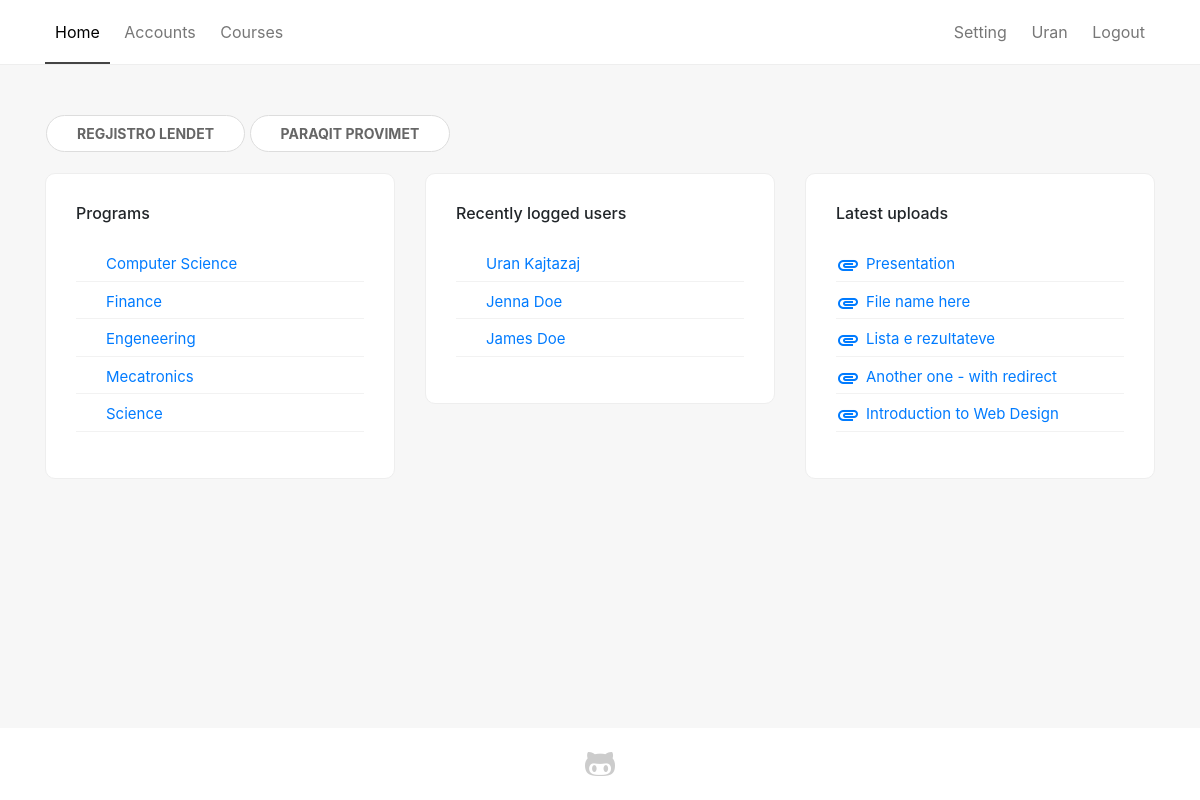
The app's page / (signed in) with its own data.
### sems/models.py (models this page shows, shortened)
class Student(models.Model):
    user = models.OneToOneField(User, on_delete=models.CASCADE, null=True)
    first_name = models.CharField(max_length=100, null=True)
    last_name = models.CharField(max_length=100, null=True)
    picture = models.ImageField(null=True, blank=True, default='no-img.png')
    website = models.URLField(max_length=100, null=True, blank=True)
    email = models.EmailField(max_length=100, null=True)
    program = models.ForeignKey(Program, on_delete=models.SET_NULL, null=True)
    country = models.ForeignKey(State, on_delete=models.SET_NULL, null=True)
    city = models.CharField(max_length=100, null=True)
    course = models.ManyToManyField(Course, related_name='course')
    course_teacher = models.ManyToManyField(Course, related_name='course_teacher')
    viti = models.IntegerField(choices=YEARS, default=1)
    semester = models.IntegerField(choices=SEMESTER, default=1)
    level = models.CharField(max_length=100, choices=LEVELS, default=1)

class Program(models.Model):
    name = models.CharField(max_length=150)
    summary = models.TextField(null=True, blank=True)

class Upload(models.Model):
    name = models.CharField(max_length=100)
    course = models.ForeignKey(Course, on_delete=models.CASCADE)
    file = models.FileField(upload_to='files/', validators=[FileExtensionValidator(['pdf', 'docx', 'doc', 'xls', 'xlsx', 'ppt', 'pptx', 'zip', 'rar', '7zip'])])
    upload_time = models.DateTimeField(default=datetime.now, null=True)
    def __str__(self):
        return str(self.file)[6:]

### sems/views.py (the view)
# urls.py: re_path(r'^$', views.home_view, name='home'),
def home_view(request):
    uploads = Upload.objects.all().order_by('-upload_time')[:5]
    programs = Program.objects.all()
    users = User.objects.all().order_by('-last_login')[:5]
    news = New.objects.all().order_by('-create_date')[:3]
    if request.user.is_authenticated:
        return render (
            request, 'home.html', {'uploads': uploads, 'programs': programs, 'users': users, 'news': news},
        )
    else:
        return redirect('login')

### sems/templates/home.html (shortened to what this page needs)
{% extends 'base_generic.html' %}
{% block content %}
<div class="container">
    <div class="row">
        <div class="col-md-12 col-xs-12">
            <div class="empty-box">
                <a href="#" class="btn btn-primary">Regjistro lendet</a>
                <a href="#" class="btn btn-primary">Paraqit provimet</a>
            </div>
        </div>
        {% if news %}
                    {% load static %}
        {% endif %}
        <div class="col-md-4 col-xs-12">
            <div class="card-box">
                <h6>Programs</h6>
                <ul class="list-unstyled">
                    {% for program in programs %}
                    <a href="{% url 'program_single' pk=program.pk %}"><li>{{ program.name }}</li></a>
                    {% endfor %}
                </ul>
            </div>
        </div>
        <div class="col-md-4 col-xs-12">
            <div class="card-box">
                <h6>Recently logged users</h6>
                <ul class="list-unstyled">
                    {% for user in users %}
                    <a href="{% url 'student_detail' pk=user.student.pk %}"><li>{{ user.student.first_name }} {{ user.student.last_name }}</li></a>
                    {% endfor %}
                </ul>
            </div>
        </div>
        <div class="col-md-4 col-xs-12">
            <div class="card-box">
                <h6>Latest uploads</h6>
                {% load static %}
                <ul class="list-unstyled">
                    {% for upload in uploads %}
                    <li><a href="{% url 'course_detail' pk=upload.course.pk %}" title="{{ upload }}"><i class="material-icons">attachment</i> {{ upload.name }}</a></li>
                    {% endfor %}
                </ul>
            </div>
        </div>
    </div>
</div>
{% endblock %}

### sems/templates/base_generic.html (shortened to what this page needs)
{% load static %}
<html>
<head>
    <link rel="stylesheet" href="https://use.fontawesome.com/releases/v5.0.12/css/all.css">
    <link rel="stylesheet" href="{% static 'css/bootstrap.min.css' %}">
    <link rel="stylesheet" href="{% static 'css/main.css' %}">
    <link rel="stylesheet" href="{% static 'fonts/fontawesome-all.min.css' %}">
</head>
<body>
    <div class="wrapper">
        <header>
            <nav>
                <div class="container">
                    {% url 'home' as hom %}
                    {% url 'students' as acc %}
                    {% url 'programs' as prog %}
                    {% url 'login' as log %}
                    {% url 'student_detail' pk=user.student.pk as sd %}
                    <a href="{% url 'home' %}" {% if request.path == hom %} class="active"{% endif %}>Home</a>
                    <a href="{% url 'students' %}" {% if request.path == acc %} class="active"{% endif %}>Accounts</a>
                    <a href="{% url 'programs' %}" {% if request.path == prog %} class="active"{% endif %}>Courses</a>
                    <div class="inline-block float-right text-right">
                    {% if not user.is_authenticated %}
                    <a href="{% url 'login' %}" {% if request.path == log %} class="active"{% endif %}>Login</a>
                    {% else %}
                        <a href="{% url 'year_add' %}">Setting</a>
                        <a href="{% url 'student_detail' pk=user.student.pk %}" {% if request.path == sd %} class="active"{% endif %}>{{ user.student.first_name }}</a>
                    <a href="{% url 'logout' %}">Logout</a>
                    {% endif %}
                    </div>
                </div>
            </nav>
        </header>
        <br/>
        {% block content %}
        {% endblock %}
    </div>
    <footer>
        <div class="container">
            <div class="row justify-content-center">
                <div class="col-md-6 col-xs-12 text-center">
                    <a href="https://github.com/urankajtazaj/SEMS" title="View on GitHub" target="_blank"><i class="fab fa-github-alt fa-2x"></i></a>
                </div>
            </div>
        </div>
    </footer>
</body>
</html>

### sems/static/css/main.css (style rules this page uses)
* { --main-color: #006992; }
.inline-block { display: inline-block; }
body { display: flex; flex-direction: column; background-color: #f7f7f7; min-height: 100vh; }
.wrapper { flex: 1; }
nav { padding: 20px 0; background-color: #fff; margin-bottom: 15px; border-bottom: 1px solid #eee; }
nav a { padding: 20px 10px; color: #777; border-bottom: 2px solid transparent; transition: 100ms ease; }
.shadow-box, .card-box, .empty-box { background-color: #fff; padding: 30px; border-radius: 10px; margin-bottom: 10px; display: block; border: 1px solid #eee; background-color: #fff; }
.empty-box { border-color: transparent; background-color: transparent; padding: 10px 0; }
.card-box ul { margin-top: 25px; }
.card-box li, .card-box .label { margin-bottom: 4px; font-size: 15px; border-bottom: 1px solid #f2f2f2; position: relative; transition: 150ms ease; }
.card-box li { padding-left: 30px; padding-top: 5px; padding-bottom: 5px; }
.btn { border: none; text-transform: uppercase; font-size: normal; font-weight: bold; border-radius: 4px; position: relative; font-size: 15px; padding: 6px 20px; padding-left: 30px; }
.btn-primary, .empty-box a.btn-primary, .empty-box button.btn-primary, .btn-third, .btn-danger { border-radius: 50px; background-color: #fff; border: 1px solid #ddd; color: #666; font-size: 14px; box-shadow: none; padding: 7px 30px; }
.material-icons, .label .material-icons { position: absolute; left: 0; }
footer { background-color: #fff; padding: 20px 0; margin-top: 50px; }
footer a { color: #ccc; transition: 150ms ease; }
a.active { color: #000; border-color: #444; }

### records on screen
Program: name "Computer Science"
Program: name "Finance"
Program: name "Engeneering"
Program: name "Mecatronics"
Program: name "Science"
Upload: name "Presentation"
Upload: name "File name here"
Upload: name "Lista e rezultateve"
Upload: name "Another one - with redirect"
Upload: name "Introduction to Web Design"

### other values on screen
{{ user.student.first_name }} "Uran"
{{ user.student.last_name }} "Kajtazaj"
{{ user.student.first_name }} "Jenna"
{{ user.student.last_name }} "Doe"
{{ user.student.first_name }} "James"
